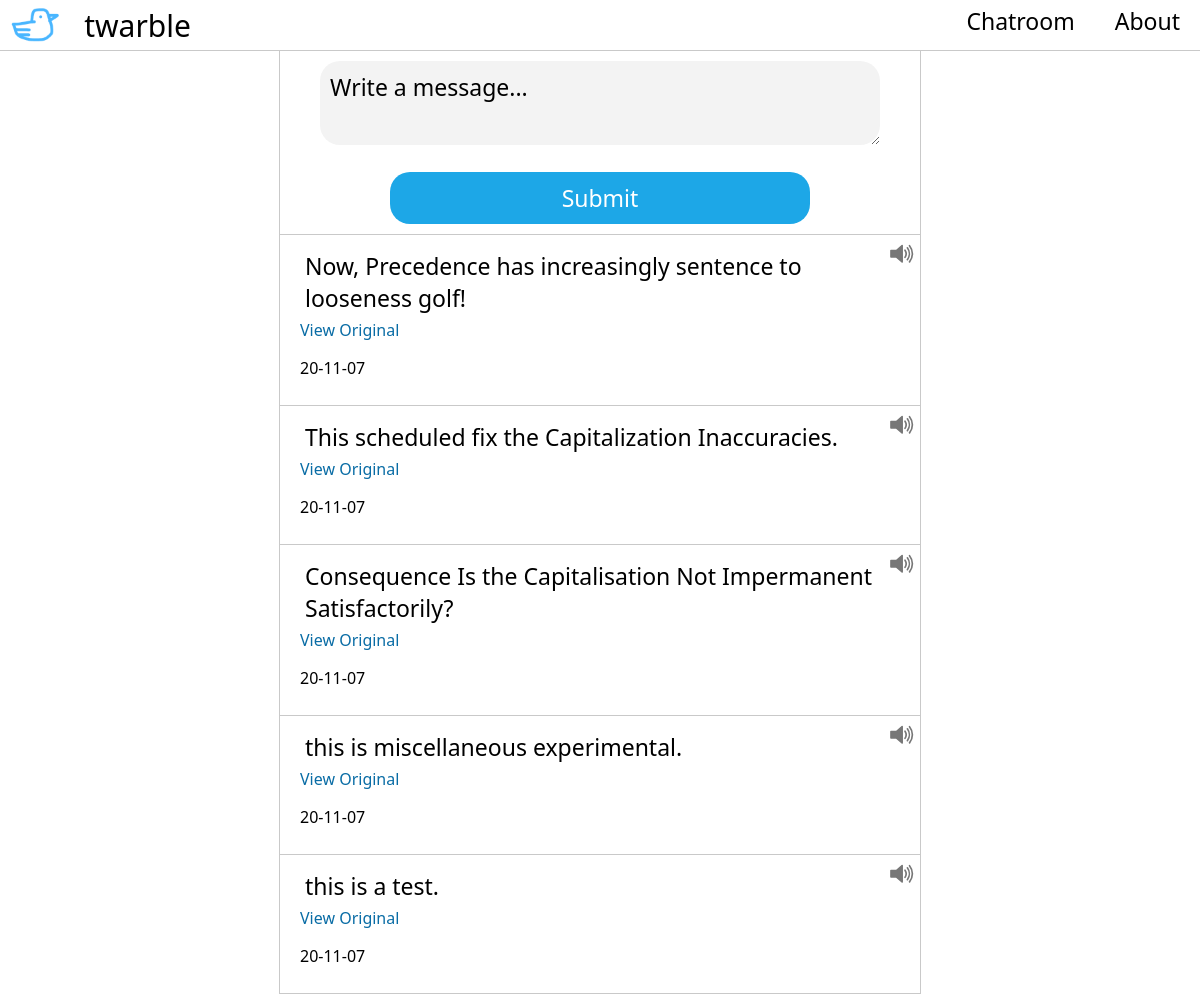
Before: /chat with the older database file.
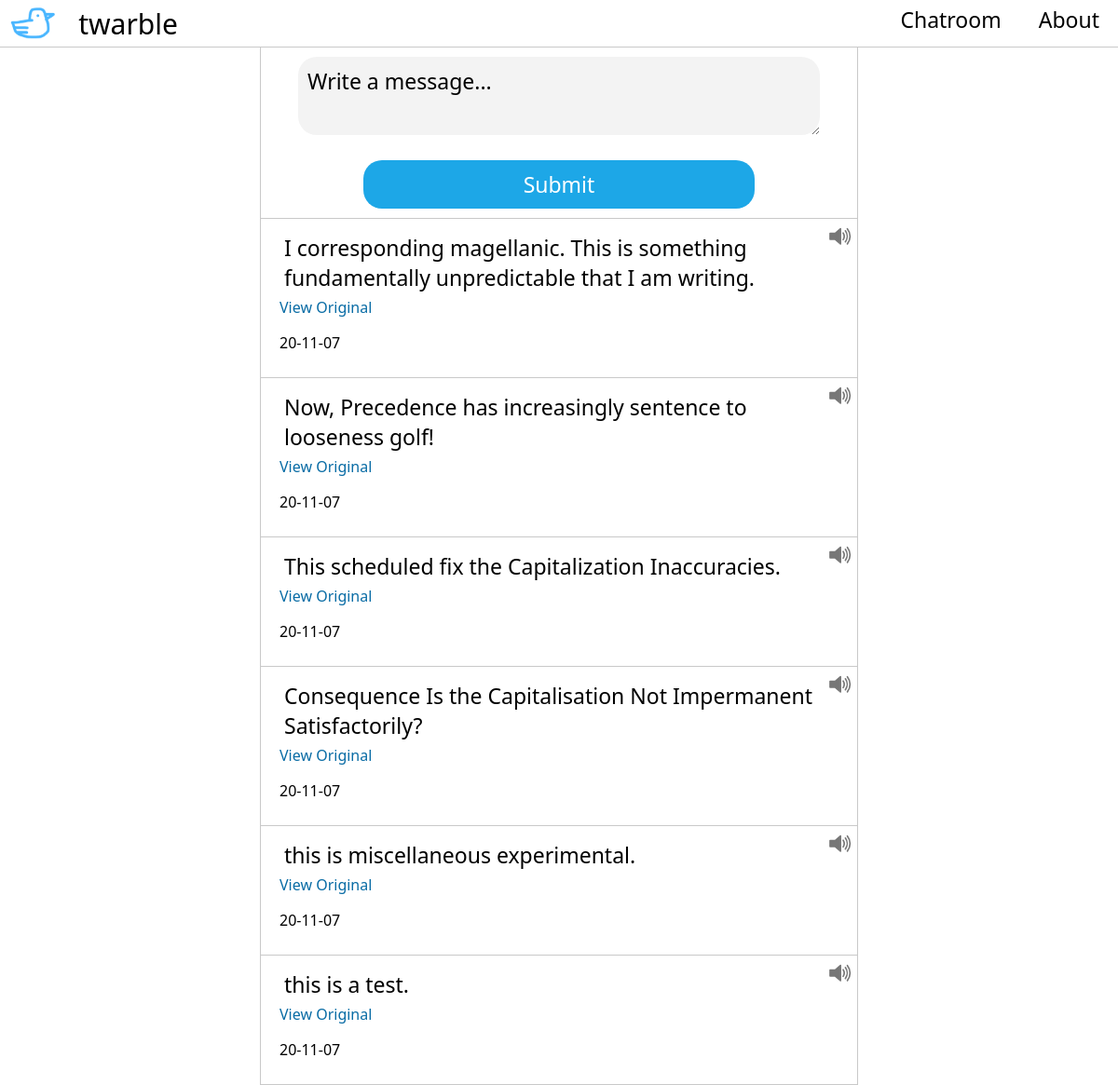
After: the same page with the newer database file.
### app.py (models this page shows, shortened)
class Post(db.Model):
    id = db.Column(db.Integer, primary_key=True)
    content = db.Column(db.String(140), index=True, unique=False)
    original = db.Column(db.String(140), index=True, unique=False)
    timestamp = db.Column(db.String(64), index=True, unique=False)

### app.py (the view, shortened to what this page needs)
@app.route('/chat',methods=['GET','POST'])
def chat():
    posts = get_posts()
    return render_template('chatroom.html',posts=posts)

### app.py (called while the page is built)
def get_posts():
    posts = Post.query.all()
    return posts[::-1]

### templates/chatroom.html (shortened to what this page needs)
<!DOCTYPE html>
<html>
    <head>
        <link rel=stylesheet href=static/style.css type=text/css>
    </head>
    <body>
        <nav>
            <img src=static/logo.png width=50px>
            <a href='/' style='float:none;font-size:30px;font-weight:500;vertical-align:middle;'>twarble</a>
            <a href='/about'>About</a>
            <a href='/chat'>Chatroom</a>
        </nav>
        <div id = messageContainer>
            <div class=card style='text-align:center;'>
                <form method=POST>
                    <textarea name='text'>Write a message...</textarea>
                    <br><br>
                    <input type=submit id=submitSynonym value='Submit'>
                </form>
            </div>
            <br>
            {% for post in posts %}
            <div class=card style='position:relative;z-index:-1'>
                <p class=message>{{post.content}}</p>
                <a class='tweet-link' onclick='document.getElementById("{{post.id}}").style="block";'>View Original</a>
                <svg style = 'position:absolute;top:6px;right:6px;' onclick='speakText2("{{post.content}}")' xmlns="http://www.w3.org/2000/svg" version="1.0"  width="25" height="25" viewBox="0 0 75 75">
                    <path d="M39.389,13.769 L22.235,28.606 L6,28.606 L6,47.699 L21.989,47.699 L39.389,62.75 L39.389,13.769z"
                    style="stroke:#777;stroke-width:5;stroke-linejoin:round;fill:#777;"
                    />
                    <path d="M48,27.6a19.5,19.5 0 0 1 0,21.4M55.1,20.5a30,30 0 0 1 0,35.6M61.6,14a38.8,38.8 0 0 1 0,48.6" style="fill:none;stroke:#777;stroke-width:5;stroke-linecap:round"/>
                </svg>
                <p class=handle>{{post.timestamp}}</p>
            </div>
            <br>
            {% endfor %}
        </div>
    </body>
</html>

Changed rows visible on the page:
added Post: content "I corresponding magellanic. This is something fundamentally unpredictable that I am writing.", timestamp "20-11-07"
